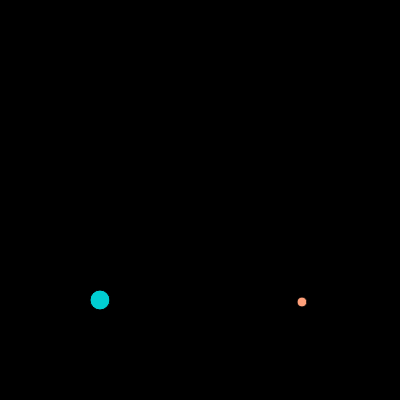
Frame 1 (no input)
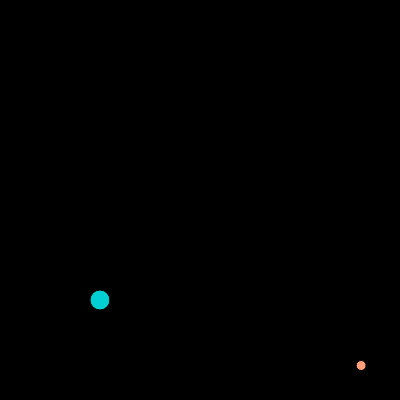
Frame 60 (no input)
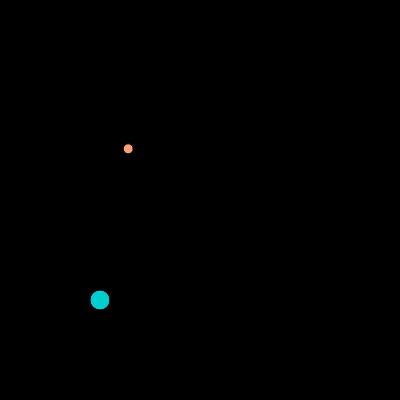
Frame 120 (the mouse pressed at the canvas centre since frame 60)

The p5.js sketch that drew these frames (run headless with seeded random() and noise() and a simulated clock; from frame 60 on, the mouse is pressed at the canvas centre):

// p5.js sketch
// ── sketch.js
var xedge = 400
var yedge = 400

var xSmallBall = 300
var ySmallBall = 300
var xSmallBallSpeed = 2
var ySmallBallSpeed = 2

var xBigBall = 100
var yBigBall = 300
var BigBallSpeed = 2

var xBigSize = 20
var yBigSize = 20

function setup() {
  createCanvas(xedge, yedge);
}

function draw() {
  //position and draw both the small and big balls
  background(0)
  xSmallBall = moveSmallBall(xSmallBall, ySmallBall)[0]
  ySmallBall = moveSmallBall(xSmallBall, ySmallBall)[1]
  fill(255,160,122)
  ellipse(xSmallBall, ySmallBall, 10, 10)
  fill(0,206,209)  
  ellipse(xBigBall, yBigBall, xBigSize, yBigSize)

  if (Math.abs(xSmallBall-xBigBall) < xBigSize/2 && Math.abs(ySmallBall-yBigBall) < xBigSize/2){
    xSmallBall = 400 * Math.random()
    ySmallBall = 400 * Math.random()
    xSmallBallSpeed = Math.round(Math.random()) * 2 - 1
    ySmallBallSpeed = Math.round(Math.random()) * 2 - 1
    xBigSize = xBigSize + 5
    yBigSize = yBigSize + 5
  }
}

// movements of small ball
function moveSmallBall(xSmallBall, ySmallBall){

  xSmallBall = xSmallBall + xSmallBallSpeed
  if (ballShouldBounce(xSmallBall, xedge)) {
    xSmallBallSpeed = xSmallBallSpeed * -1
    ySmallBallSpeed = ySmallBallSpeed * Math.random() * 2
  }

  ySmallBall = ySmallBall + ySmallBallSpeed
  if (ballShouldBounce(ySmallBall, yedge)) {
    ySmallBallSpeed = ySmallBallSpeed * -1
    xSmallBallSpeed = xSmallBallSpeed * Math.random() * 2
  }

  return [xSmallBall, ySmallBall]
}

function ballShouldBounce (position, edge){
  if (position < 0) {
    return true
  } else if (position > edge) {
    return true
  } else {
    return false
  }
}


// movements of the big ball
document.onkeydown = moveBigBall;
//detect if a key is down

function moveBigBall (event){
  //change the coordinates of the big ball according to pressed arrow keys
    console.log(event)
    keyCode = event.which || event.keyCode;

    if (keyCode == '38') {
        // up arrow
      yBigBall = yBigBall - BigBallSpeed
    }
    else if (keyCode == '40') {
        // down arrow
      yBigBall = yBigBall + BigBallSpeed
    }
    else if (keyCode == '37') {
       // left arrow
       xBigBall = xBigBall - BigBallSpeed
    }
    else if (keyCode == '39') {
       // right arrow
       xBigBall = xBigBall + BigBallSpeed
    }
}
